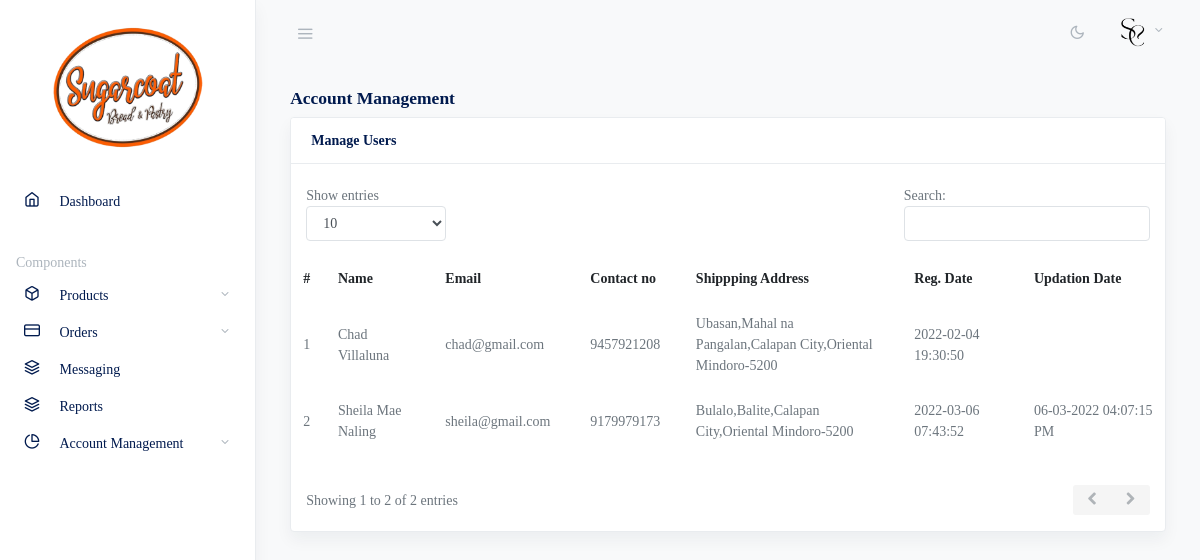
The page /admin/manage-users.php (signed in) on the database its author committed.
### tables this page shows
CREATE TABLE `users` (
  `id` int(11) NOT NULL,
  `name` varchar(255) DEFAULT NULL,
  `email` varchar(255) DEFAULT NULL,
  `contactno` bigint(11) DEFAULT NULL,
  `password` varchar(255) DEFAULT NULL,
  `shippingProvince` varchar(255) DEFAULT NULL,
  `shippingCity` varchar(255) DEFAULT NULL,
  `shippingBarangay` varchar(255) NOT NULL,
  `shippingStreet` varchar(255) NOT NULL,
  `shippingZipcode` int(11) DEFAULT NULL,
  `regDate` timestamp NOT NULL DEFAULT current_timestamp(),
  `updationDate` varchar(255) DEFAULT NULL
);

### admin/manage-users.php (the view, shortened to what this page needs)
<?php
include('include/config.php');
if(strlen($_SESSION['alogin'])==0)
	{
header('location:index.php');
}
else{
?>
<!doctype html>
<html lang="en">
  <head>
    <link rel="stylesheet" href="css/simplebar.css">
		<link type="text/css" href="images/icons/css/font-awesome.css" rel="stylesheet">
    <link rel="stylesheet" href="css/feather.css">
    <link rel="stylesheet" href="css/daterangepicker.css">
    <link rel="stylesheet" href="app-light.css" id="lightTheme">
    <link rel="stylesheet" href="app-dark.css" id="darkTheme" disabled>
  </head>
  <body class="vertical  light  ">
<?php include('include/header.php');?>
<?php include('include/sidebar.php');?>
	  <main role="main" class="main-content">
        <div class="container-fluid">
          <div class="row justify-content-center">
            <div class="col-12">
              <h2 class="h5 page-title">Account Management</h2>
			            <div class="card shadow mb-4">
                <div class="card-header">
                  <strong class="card-title">Manage Users</strong>
                </div>
<div class="module-body table">
									<br />
								<table class="datatable-1  table table-borderless table-hover" id="DataTables">
									<thead>
										<tr>
											<th>#</th>
											<th> Name</th>
											<th>Email </th>
											<th>Contact no</th>
											<th class="w-25">Shippping Address</th>
											<th>Reg. Date </th>
											<th>Updation Date </th>
										</tr>
									</thead>
									<tbody>
<?php $query=mysqli_query($con,"select * from users where id!=1");
$cnt=1;
while($row=mysqli_fetch_array($query))
{
?>
										<tr>
											<td><?php echo htmlentities($cnt);?></td>
											<td><?php echo htmlentities($row['name']);?></td>
											<td><?php echo htmlentities($row['email']);?></td>
											<td> <?php echo htmlentities($row['contactno']);?></td>
											<td><?php echo htmlentities($row['shippingStreet'].",".$row['shippingBarangay'].",".$row['shippingCity'].",".$row['shippingProvince']."-".$row['shippingZipcode']);?></td>
											<td><?php echo htmlentities($row['regDate']);?></td>
											<td><?php echo htmlentities($row['updationDate']);?></td>
										<?php $cnt=$cnt+1; } ?>
								</table>
							</div>
              </div>
            </div>
          </div>
        </div>
      </main>
    </div>
  </body>
  <?php } ?>
</html>

### rows shown on the page
users: name "Chad Villaluna", email "chad@gmail.com", contactno "9457921208", shippingStreet+shippingBarangay+shippingCity "Ubasan,Mahal na Pangalan,Calapan City,Oriental Mindoro-5200", regDate "2022-02-04 19:30:50"
users: name "Sheila Mae Naling", email "sheila@gmail.com", contactno "9179979173", shippingStreet+shippingBarangay+shippingCity "Bulalo,Balite,Calapan City,Oriental Mindoro-5200", regDate "2022-03-06 07:43:52", updationDate "06-03-2022 04:07:15 PM"
